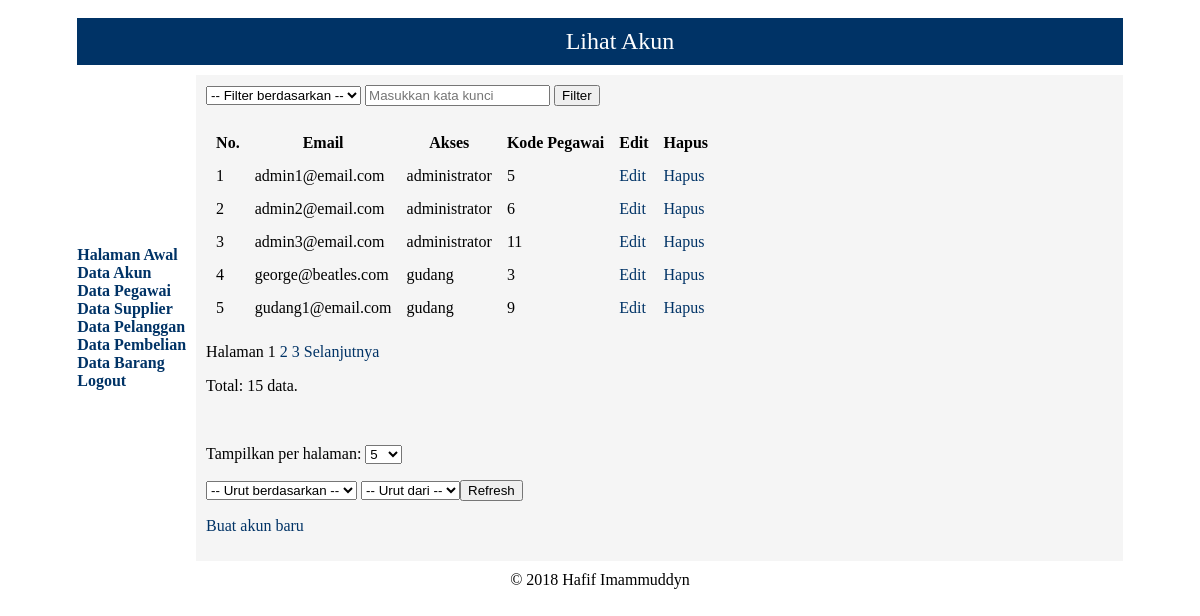
The page /lihat_akun.php (signed in) on the database as committed earlier.
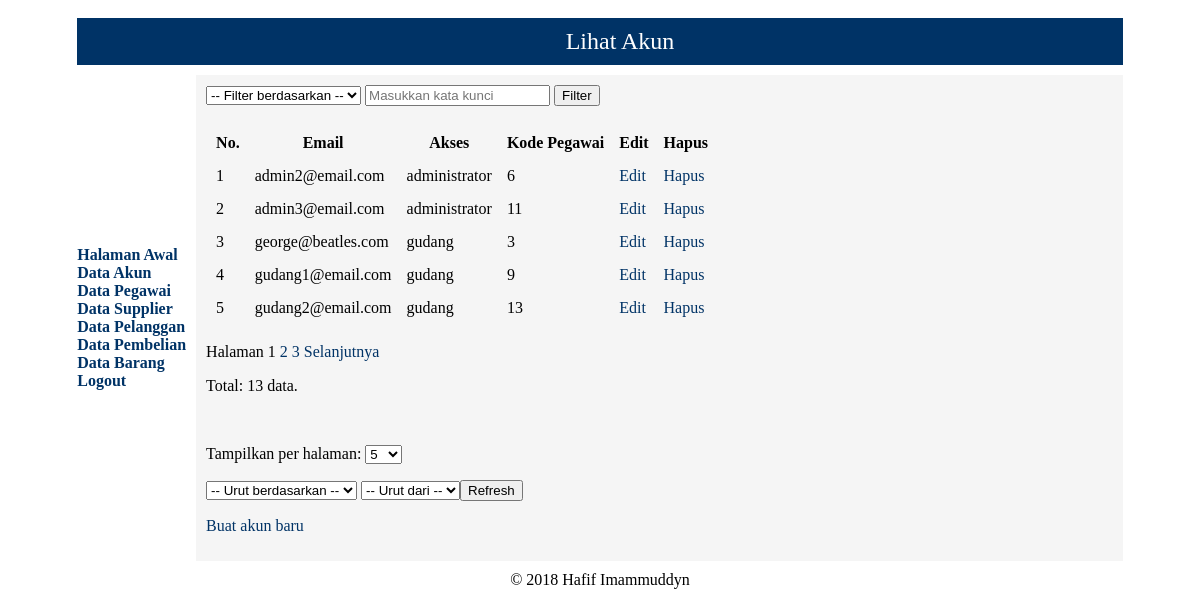
The same page on the database as committed later.
### tables this page shows
CREATE TABLE `tb_akun` (
  `kode_akun` int(11) NOT NULL AUTO_INCREMENT,
  `email` varchar(40) NOT NULL,
  `kata_sandi` varchar(40) NOT NULL,
  `akses` enum('administrator','gudang','kasir','manager') NOT NULL,
  `kode_pegawai` int(11) NOT NULL,
  PRIMARY KEY (`kode_akun`),
  UNIQUE KEY `nama_pengguna` (`email`),
  UNIQUE KEY `email` (`email`),
  KEY `kode_pegawai` (`kode_pegawai`),
  KEY `login` (`email`,`kata_sandi`,`akses`),
  CONSTRAINT `tb_akun_ibfk_1` FOREIGN KEY (`kode_pegawai`) REFERENCES `tb_pegawai` (`kode_pegawai`) ON DELETE NO ACTION ON UPDATE NO ACTION
);

### lihat_akun.php (the view, shortened to what this page needs)
<?php
if (!empty($_GET['col']) && !empty($_GET['keyword']) && in_array(strtolower($_GET['col']), [1, 2, 3])) {
    $column = trim(htmlentities(strip_tags($_GET['col'])));
    $keyword = trim(htmlentities(strip_tags($_GET['keyword'])));
} else {
    $column = $keyword = FALSE;
}
if (
  !isset($_GET['s'], $_GET['o']) || !in_array(strtolower($_GET['s']), ['email', 'akses', 'kode_pegawai']) || !in_array(filter_var($_GET['o'], FILTER_VALIDATE_INT, array('options' => array('min_range' => 1, 'max_range' => 2))), [1, 2])) {
    $s = 'email';
    $o = 1;
} else {
    $s = $_GET['s'];
    $o = $_GET['o'];
}
if (!isset($_GET['display']) || (!is_numeric($_GET['display'])) || !check_five($_GET['display']) || !in_array($_GET['display'], [5, 10, 15])) {
    if (isset($_SESSION['display'])) {
        $display = $_SESSION['display'];
    } else {
        $display = 5;
    }
} else {
    $display = $_GET['display'];
}
if ($o == 1) {
    $ot = 'ASC';
} else {
    $ot = 'DESC';
}
require('mysqli_connect.php');
if ($column && $keyword) {
    switch ($column) {
        case '1' :
            $colkey = 'email';
            $hpc = 'Email';
            break;
        case '2' :
            $colkey = 'akses';
            $hpc = 'Akses';
            break;
        case '3' :
            $colkey = 'kode_pegawai';
            $hpc = 'Kode Pegawai';
            break;
    }
    $keyword = mysqli_real_escape_string($dbc, $keyword);
    $colkey = mysqli_real_escape_string($dbc, $colkey);
    $fq = " WHERE $colkey LIKE '%$keyword%'";
    $search = TRUE;
} else {
    $fq = "";
    $search = FALSE;
}
$q = "SELECT COUNT(*) FROM tb_akun $fq";
$r = @mysqli_query($dbc, $q) or die('<h1>Terjadi kesalahan!</h1><p>Kesalahan:<br />' . mysqli_error($dbc) . '</p>');
list($total_row) = mysqli_fetch_array($r, MYSQLI_NUM);
if (isset($_GET['start']) && check_start($_GET['start'], $display)) {
    $start = $_GET['start'];
} else {
    $start = 0;
}
$q = "SELECT * FROM tb_akun $fq ORDER BY $s $ot LIMIT $start, $display";
$r = @mysqli_query($dbc, $q);
if ($r) {
    echo '<form name="pencarian" action="lihat_akun.php" method="get">
        <select name="col">
          <option value="">-- Filter berdasarkan --</option>
          <option value="1"';
    if (isset($_GET['col']) && ($_GET['col'] == '1')) {
        echo ' selected="selected"';
    }
    echo '>Email</option>
          <option value="2"';
    echo '>Akses</option>
          <option value="3"';
    if (isset($_GET['col']) && ($_GET['col'] == '3')) {
        echo ' selected="selected"';
    }
    echo '>Kode Pegawai</option>
        </select>
        <input name="keyword" type="text" placeholder="Masukkan kata kunci" value="' . ((isset($_GET['keyword'])) ? $_GET['keyword'] : '') . '" />
        <input name="submit" type="submit" value="Filter" />
      </form><br />';
    if ($search && $total_row == 0) {
        echo '<p>Data tidak ditemukan.</p>';
    } else {
        if ($total_row > $display) {
            $pages = ceil($total_row / $display);
        } else {
            $pages = 1;
        }
        echo '<table border="0" cellpadding="5" cellspacing="5">
          <tr>
            <th>No.</th>
            <th>Email</th>
            <th>Akses</th>
            <th>Kode Pegawai</th>
            <th>Edit</th>
            <th>Hapus</th>
          </tr>';
        $no = $start + 1;
        while ($row = mysqli_fetch_array($r, MYSQLI_ASSOC)) {
            echo '<tr>
              <td>' . $no . '</td>
              <td>' . $row['email'] . '</td>
              <td>' . $row['akses'] . '</td>
              <td>' . $row['kode_pegawai'] . '</td>
              <td><a href="edit_akun.php?id=' . $row['kode_akun'] . '" class="navlink">Edit</a></td>
              <td><a href="hapus_akun.php?id=' . $row['kode_akun'] . '" class="navlink">Hapus</a></td></tr>';
            $no++;
        }
        echo '</table>';
        if (isset($_GET['s'])) {
            $s = $_GET['s'];
        } else {
            $s = NULL;
        }
        if (isset($_GET['o'])) {
            $o = $_GET['o'];
        } else {
            $o = NULL;
        }
        if ($pages > 1) {
            echo '<p>Halaman ';
            $current_page = ($start / $display) + 1;
            for ($i = 1; $i <= $pages; $i++) {
                if ($current_page != $i) {
                    echo '<a class="navlink" href="lihat_akun.php?start=' . ($display * ($i - 1)) . '&display=' . $display . '&col=' . $column . '&keyword='. $keyword . '&s=' . $s . '&o=' . $o . '">' . $i . '</a> ';
                } else {
                    echo $i . ' ';
                }
            }
            if ($current_page != $pages) {
                echo '<a class="navlink" href="lihat_akun.php?start=' . ($start + $display) . '&display=' . $display . '&col=' . $column . '&keyword='. $keyword . '&s=' . $s . '&o=' . $o . '">Selanjutnya</a>';
            }
            echo '</p>';
        }
        echo '<p>Total: ' . $total_row . ' data.</p><br />';
        if ($total_row > 1) {
            echo '<form action="lihat_akun.php" method="get">
              <p>Tampilkan per halaman: <select name="display">
                <option value="5"';
            if ($display == 5) {
                echo ' selected="selected"';
            } else {
                echo '';
            }
            echo '>5</option>
                <option value="10"';
            if ($display == 10) {
                echo ' selected="selected"';
            } else {
                echo '';
            }
            echo '>10</option>
                <option value="15"';
            if ($display == 15) {
                echo ' selected="selected"';
            } else {
                echo '';
            }
            echo '>15</option>
              </select></p>
              <p><select name="s">
                <option value="">-- Urut berdasarkan --</option>
                <option value="email"';
            if (isset($_GET['s']) && ($_GET['s'] == 'email')) {
                echo ' selected="selected"';
            }
            echo '>Email</option>
                  <option value="akses"';
            echo '>Akses</option>
                  <option value="kode_pegawai"';
            if (isset($_GET['s']) && ($_GET['s'] == 'kode_pegawai')) {
                echo ' selected="selected"';
            }
            echo '>Kode Pegawai</option>
                </select>
                <select name="o">
                  <option value="">-- Urut dari --</option>
                  <option value="1"';
            if (isset($_GET['o']) && ($_GET['o'] == '1')) {
                echo ' selected="selected"';
            }
            echo '>A-Z</option>
                  <option value="2"';
            if (isset($_GET['o']) && ($_GET['o'] == '2')) {
                echo ' selected="selected"';
            }
            echo '>Z-A</option>
                </select>';
            echo '<input name="submit" type="submit" value="Refresh" /></p>
              </form>';
        }
    }
} else {
    echo '<h1>Terjadi kesalahan!</h1><p>Kesalahan:<br />' . mysqli_error($dbc) . '</p>';
}
echo '<p><a href="buat_akun.php" class="navlink">Buat akun baru</a></p>';
?>

Rows that differ between the two databases and show on the page:
removed tb_akun: email "admin1@email.com", akses "administrator", kode_pegawai "5"
now on this page (row unchanged): tb_akun: email "gudang2@email.com", akses "gudang", kode_pegawai "13"
Other text that changed with them:
$total_row: "15" → "13"
